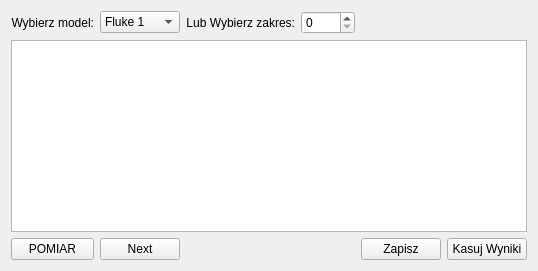
          <widget class="QWidget" name="ACV">
           <attribute name="title">
            <string>ACV</string>
           </attribute>
           <layout class="QGridLayout" name="gridLayout_3">
            <item row="0" column="0">
             <widget class="QLabel" name="label_17">
              <property name="text">
               <string>Wybierz model:</string>
              </property>
              <property name="alignment">
               <set>Qt::AlignRight|Qt::AlignTrailing|Qt::AlignVCenter</set>
              </property>
             </widget>
            </item>
            <item row="2" column="1">
             <widget class="QPushButton" name="pushButton_23">
              <property name="text">
               <string>Next</string>
              </property>
             </widget>
            </item>
            <item row="0" column="1">
             <widget class="QComboBox" name="comboBox_4">
              <item>
               <property name="text">
                <string>Fluke 1</string>
               </property>
              </item>
              <item>
               <property name="text">
                <string>Fluke 2</string>
               </property>
              </item>
              <item>
               <property name="text">
                <string>Fluke 3</string>
               </property>
              </item>
             </widget>
            </item>
            <item row="0" column="4" colspan="2">
             <widget class="QLabel" name="label_19">
              <property name="text">
               <string/>
              </property>
              <property name="pixmap">
               <pixmap>image/polaczenieUIv444.png</pixmap>
              </property>
              <property name="alignment">
               <set>Qt::AlignRight|Qt::AlignTrailing|Qt::AlignVCenter</set>
              </property>
             </widget>
            </item>
            <item row="0" column="2">
             <widget class="QLabel" name="label_18">
              <property name="font">
               <font>
                <pointsize>9</pointsize>
               </font>
              </property>
              <property name="text">
               <string>Lub Wybierz zakres:</string>
              </property>
              <property name="alignment">
               <set>Qt::AlignRight|Qt::AlignTrailing|Qt::AlignVCenter</set>
              </property>
             </widget>
            </item>
            <item row="2" column="5">
             <widget class="QPushButton" name="pushButton_22">
              <property name="text">
               <string>Kasuj Wyniki</string>
              </property>
             </widget>
            </item>
            <item row="2" column="4">
             <widget class="QPushButton" name="pushButton_24">
              <property name="text">
               <string>Zapisz</string>
              </property>
             </widget>
            </item>
            <item row="0" column="3">
             <widget class="QSpinBox" name="spinBox_2">
              <property name="maximum">
               <number>1000</number>
              </property>
             </widget>
            </item>
            <item row="2" column="0">
             <widget class="QPushButton" name="pushButton_2">
              <property name="text">
               <string>POMIAR</string>
              </property>
             </widget>
            </item>
            <item row="1" column="0" colspan="6">
             <widget class="QTableWidget" name="tableWidget_2"/>
            </item>
           </layout>
          </widget>
